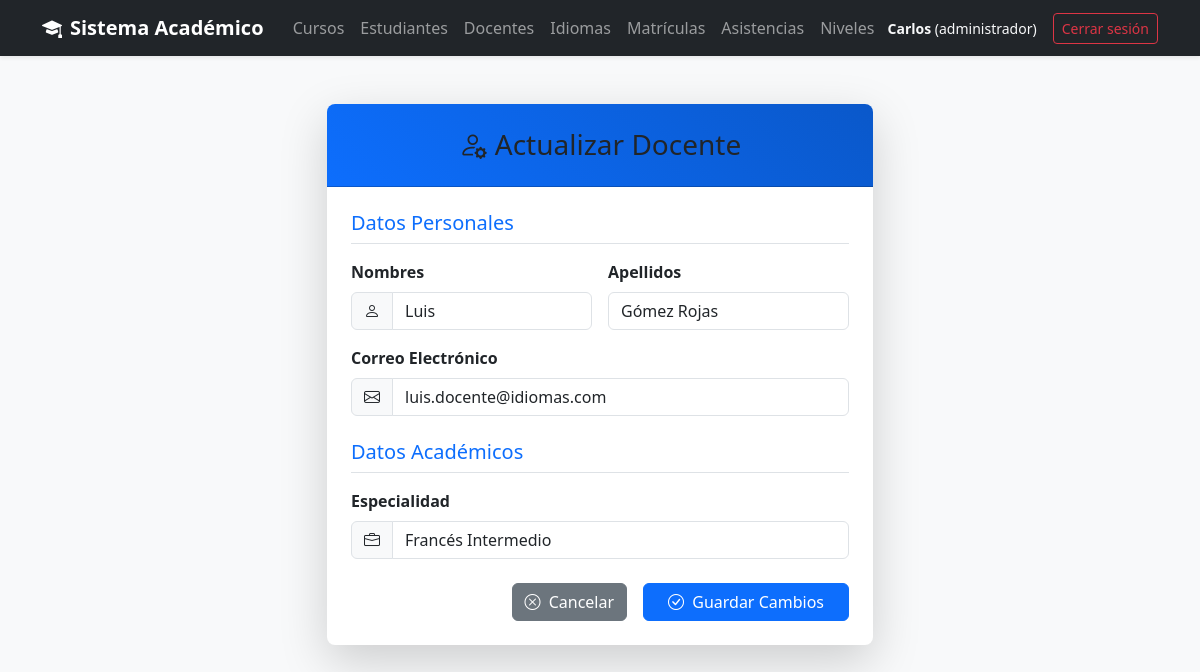
The app's page /views/docente/editar.php?id=3 (signed in) with its own data.
### tables this page shows
CREATE TABLE Docente (
    codigoDocente INT AUTO_INCREMENT PRIMARY KEY,
    especialidad VARCHAR(100),
    idUsuario INT UNIQUE NOT NULL,
    FOREIGN KEY (idUsuario) REFERENCES Usuario(idUsuario)
);

CREATE TABLE Usuario (
    idUsuario INT AUTO_INCREMENT PRIMARY KEY,
    nombres VARCHAR(100) NOT NULL,
    apellidos VARCHAR(100) NOT NULL,
    email VARCHAR(120) UNIQUE NOT NULL,
    contraseña VARCHAR(255) NOT NULL,
    perfil VARCHAR(50) NOT NULL
);

### models/Docente.php (called while the page is built, shortened)
<?php
require_once __DIR__ .'/../config/conexion.php';
class Docente{
    private $conn;
    public function __construct()
    {
        $conexion = new Conexion();
        $this->conn = $conexion->iniciar();
    }
    public function obtenerPorId($idUsuario){
        $sql = "SELECT us.idUsuario, nombres, apellidos, email, codigoDocente, especialidad FROM docente do JOIN
        usuario us ON us.idUsuario=do.idUsuario where us.idUsuario=:idUsuario";
        $stmt = $this->conn->prepare($sql);
        $stmt->bindParam(':idUsuario',$idUsuario);
        $stmt->execute();
        return $stmt->fetch(PDO::FETCH_OBJ);
        return true;
    }
}

### config/conexion.php (called while the page is built)
<?php
class Conexion {
    private $dsn;
    private $username;
    private $password;
    private $options;
    private $conexion;
    public function __construct(
        string $host = "localhost",
        string $dbname = "InstitutoIdiomas",
        string $username = "root",
        string $password = ""
    ) {
        $this->dsn = "mysql:host={$host};dbname={$dbname};charset=utf8mb4";
        $this->username = $username;
        $this->password = $password;
        $this->options = [PDO::ATTR_ERRMODE => PDO::ERRMODE_EXCEPTION];
    }
    public function iniciar(): ?PDO {
        try {
            if ($this->conexion === null) {
                $this->conexion = new PDO(
                    $this->dsn,
                    $this->username,
                    $this->password,
                    $this->options
                );
            }
            return $this->conexion;
        } catch (PDOException $e) {
            throw new Exception("Error en la conexión a la base de datos: " . $e->getMessage());
        }
    }
}

### views/docente/editar.php (the view, shortened to what this page needs)
<?php
require_once '../../models/Docente.php';
$docente = new Docente();
$datos = $docente->obtenerPorId($_GET['id']);
?>
<!DOCTYPE html>
<html lang="es">
<head>
    <link href="https://cdn.jsdelivr.net/npm/bootstrap@5.3.3/dist/css/bootstrap.min.css" rel="stylesheet">
    <link rel="stylesheet" href="https://cdn.jsdelivr.net/npm/bootstrap-icons@1.11.3/font/bootstrap-icons.min.css">
</head>
<body>
<?php require_once("../layout/header.php");?>
    <div class="container mt-5 mb-5">
        <div class="row justify-content-center">
            <div class="col-md-8 col-lg-6">
                <div class="card shadow-lg border-0 rounded-3">
                    <div class="card-header card-header-custom p-4 rounded-top-3">
                        <h3 class="mb-0 text-center"><i class="bi bi-person-gear me-2"></i>Actualizar Docente</h3>
                    </div>
                    <div class="card-body p-4">
                        <form action="../../controllers/DocenteController.php" method="POST">
                            <h5 class="text-primary mb-3 border-bottom pb-2">Datos Personales</h5>
                            <div class="row g-3 mb-3">
                                <div class="col-md-6">
                                    <label class="form-label fw-bold">Nombres</label>
                                    <div class="input-group">
                                        <span class="input-group-text"><i class="bi bi-person"></i></span>
                                        <input type="text" class="form-control" name="nombres" value="<?php echo $datos->nombres?>" required>
                                    </div>
                                </div>
                                <div class="col-md-6">
                                    <label class="form-label fw-bold">Apellidos</label>
                                    <input type="text" class="form-control" name="apellidos" value="<?php echo $datos->apellidos?>" required>
                                </div>
                            </div>
                            <div class="mb-3">
                                <label class="form-label fw-bold">Correo Electrónico</label>
                                <div class="input-group">
                                    <span class="input-group-text"><i class="bi bi-envelope"></i></span>
                                    <input type="email" class="form-control" name="email" value="<?php echo $datos->email?>" required>
                                </div>
                            </div>
                            <h5 class="text-primary mb-3 mt-4 border-bottom pb-2">Datos Académicos</h5>
                            <div class="mb-4">
                                <label class="form-label fw-bold">Especialidad</label>
                                <div class="input-group">
                                    <span class="input-group-text"><i class="bi bi-briefcase"></i></span>
                                    <input type="text" class="form-control" name="especialidad" value="<?php echo $datos->especialidad?>" required>
                                </div>
                            </div>
                            <div class="d-grid gap-2 d-md-flex justify-content-md-end">
                                <a href="listar.php" class="btn btn-secondary me-md-2">
                                    <i class="bi bi-x-circle me-1"></i> Cancelar
                                </a>
                                <button type="submit" class="btn btn-primary px-4">
                                    <i class="bi bi-check-circle me-1"></i> Guardar Cambios
                                </button>
                            </div>
                        </form>
                    </div>
                </div>
                </div>
        </div>
    </div>
</body>
</html>

### views/docente/editar.php (style rules this page uses)
body { background-color: #f8f9fa; }
.card-header-custom { background: linear-gradient(45deg, #0d6efd, #0a58ca); color: white; }

### views/layout/header.php (style rules this page uses)
body { background: #f8f9fa; }

### records on screen
docente: nombres "Luis", apellidos "Gómez Rojas", email "luis.docente@idiomas.com", especialidad "Francés Intermedio"

### other values on screen
$_SESSION['nombres'] "Carlos"
$_SESSION['perfil'] "administrador"
